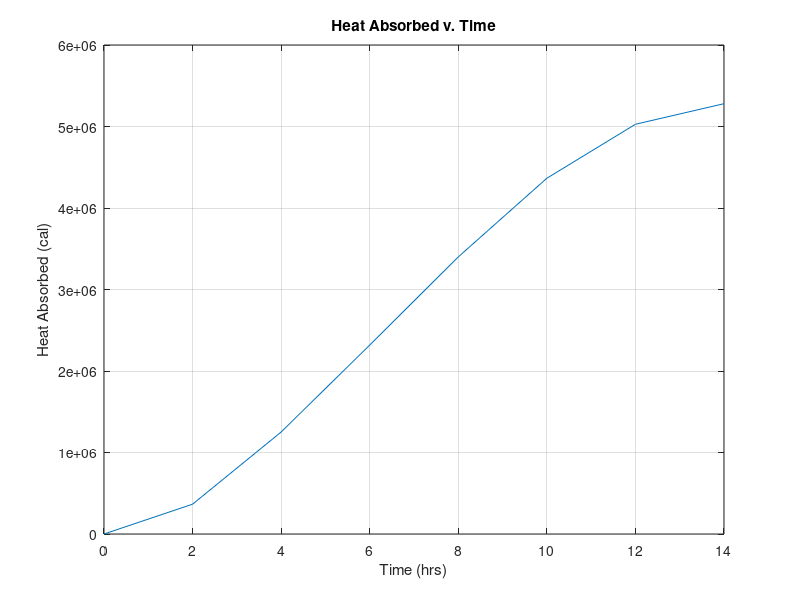

Recreate this plot in MATLAB.
% Chris Kreienkamp
% Section 10
% 4/11/17

clear
clc

% Write a program to calculate the total heat absorbed
% Need to take the integral for a tabulated data set


%% SET INTIAL PARAMETERS

% Coefficients
A = 150000;             % Surface area of panels (in cm^2)
eff = 0.45;             % Efficiency

% Tabulated Data
t = 0:2:14;                                 % Time points in hours
q = [0.1 5.32 7.8 8 8.03 6.27 3.54 0.2];    % Values in cal/cm^2/hr


%% FIND INTEGRAL USING "TRAPZ" COMMAND

% Find integral
integral = trapz(t,q);
disp(integral);

% Find the information needed for plotting integral
%   - Use a FOR loop because we want to plot integral at each time step
%   - Apply "TRAPZ" to each time step of integral (like domain marching)

Nt = length(t);         % Number of time points (COUNTER variable for loop)
for it = 2:Nt    % Loop runs for the number of "spaces" between time points
    h(it) = (A*eff) * trapz(t(1:it),q(1:it));   % Calculate integral
end


%% PLOT OUTPUT

plot(t,h)
xlabel('Time (hrs)')
ylabel('Heat Absorbed (cal)')
title('Heat Absorbed v. Time')
grid on
